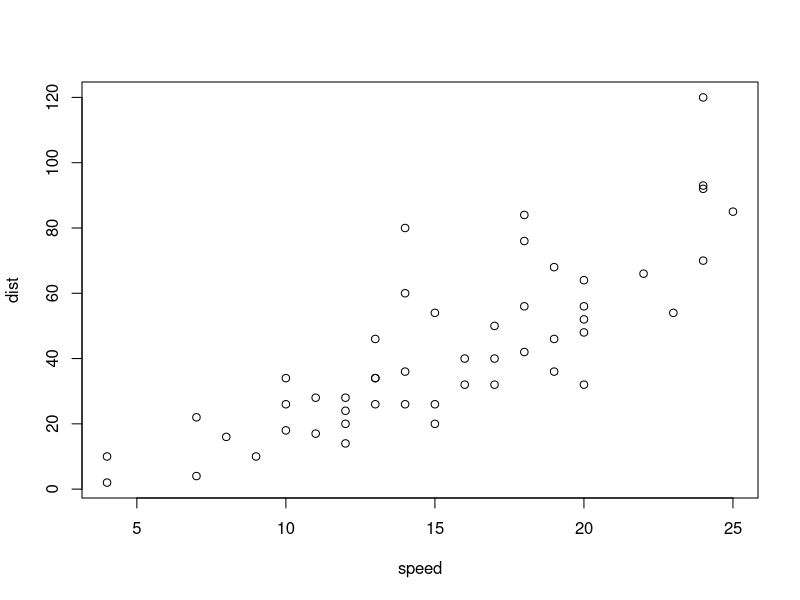
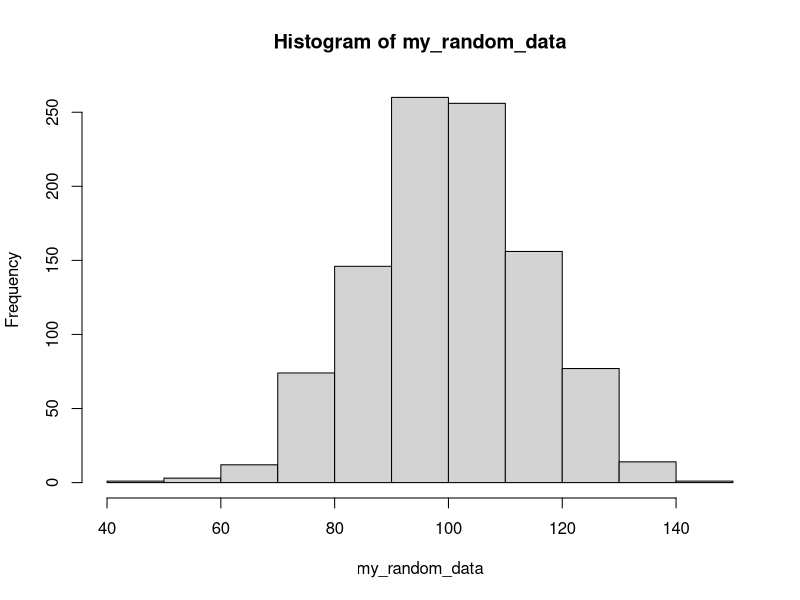

Recreate these plots in R, in order.
## ---- chunk 1
summary(cars)
## ---- chunk 2
plot(cars)
## ---- chunk 3
number_of_samples <- 1000
my_random_data <- rnorm(n = number_of_samples, mean = 100, sd = 15)
hist(my_random_data)
